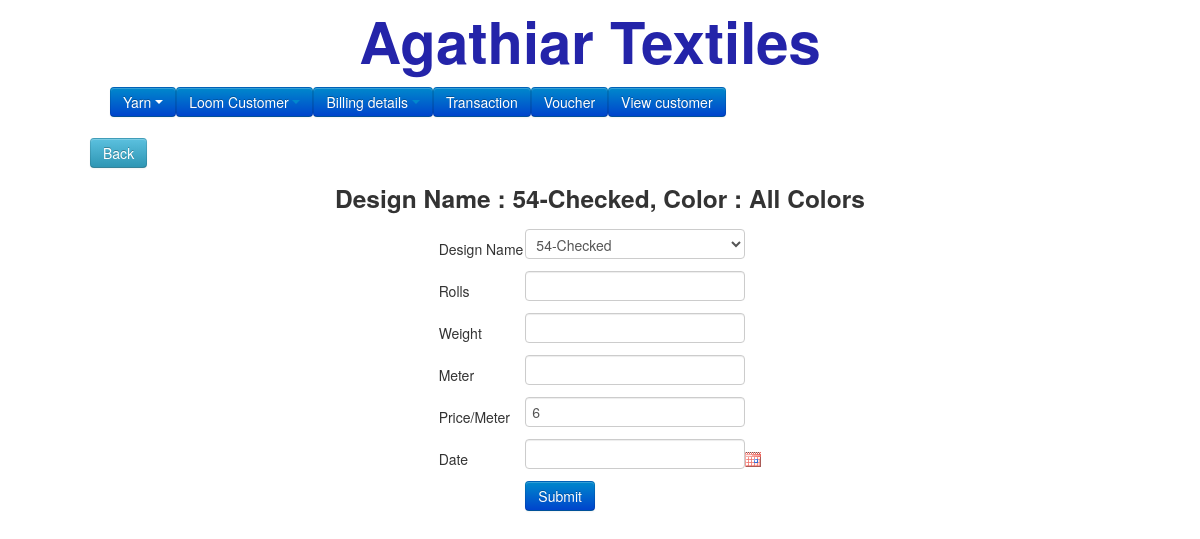
Screenshot of /return_Paavudetails.php?userid=2&paavuid=4 with the database file from the repository.
### tables this page shows
CREATE TABLE `paavus` (
  `id` int(50) NOT NULL,
  `paavuno` int(20) NOT NULL,
  `name` varchar(50) NOT NULL,
  `userid` int(50) NOT NULL,
  `price` double NOT NULL,
  `date` timestamp NOT NULL DEFAULT CURRENT_TIMESTAMP,
  `color` varchar(50) NOT NULL,
  `status` int(10) NOT NULL,
  `statusupdate` varchar(50) NOT NULL,
  `carry_paavuid` int(20) NOT NULL,
  `closeamount` double NOT NULL
);

CREATE TABLE `designs` (
  `id` int(11) NOT NULL,
  `name` varchar(50) NOT NULL,
  `fromvalue` float NOT NULL,
  `tovalue` float NOT NULL,
  `date` varchar(100) NOT NULL
);

### return_paavudetails.php (the view, shortened to what this page needs)
<?php
include('template/header.php');
$userid =$_REQUEST["userid"];
$paavuid =$_REQUEST["paavuid"];
$designs = getData('designs');
$paavus = getSingleData('paavus',$paavuid);
$edit = false;
$thread = [];
?>
<div class="back"><a href="paavudetails.php?userid=<?php echo $userid; ?>&paavuid=<?php echo $paavuid; ?>"><input type="button" value="Back" class="btn btn-info"></a></div>
<center>
<h3>Design Name : <?php echo getDataByName('designs', $paavus[0]['name'], 'name');  ?>, Color : <?php echo $paavus[0]['color']  ?> </h3>
<form  action="paavudetails.php?userid=<?php echo $userid; ?>&paavuid=<?php echo $paavuid; ?>" method="post" autocomplete="off" id="formID">
<table>
<tr><td>Design Name</td><td><select name="design" >
<?php
	foreach($designs as $key=>$val){
		if($edit == true && $val['id'] == $thread['design']){
			echo "<option value=".$val['id']." selected>".$val['name']."</option>";
		} else if($val['id'] == $paavus[0]['name']) {
			echo "<option value=".$val['id']." selected>".$val['name']."</option>";
		} else {
			echo "<option value=".$val['id'].">".$val['name']."</option>";
		}
	}
?>
</select></td></tr>
<tr><td>Rolls</td><td><input type="text" name="roles" value="<?php echo editData($thread, 'roles'); ?>" class='validate[required,custom[number]]'></td></tr>
<tr><td>Weight</td><td><input type="text" name="weight" value="<?php echo editData($thread, 'weight'); ?>" class='validate[required,custom[number]]'></td></tr>
<tr><td>Meter </td><td><input type="text" name="meter" value="<?php echo editData($thread, 'meter'); ?>" class='validate[required,custom[number]]'></td></tr>
<tr><td>Price/Meter</td><td><input type="text" name="amount" value="<?php if($edit == true) { echo editData($thread, 'amount'); } else { echo $paavus[0]['price']; } ?>" class='validate[required,custom[number]]' ></td></tr>
<tr><td>Date </td><td><input type="text" name="date" value="<?php if(empty(editData($thread, 'date'))){echo '';}else{echo date('d-m-Y',editData($thread, 'date'));} ?>" class='validate[required] datepicker'></td></tr>
<tr><td></td><td>
<input type="submit" id="submit" value="Submit" class="btn btn-primary"></td></tr>
</table>
</form>
</center>
</body>
</html>

### rows the page displays
paavus: name.name "54-Checked", color "All Colors", amount "6"

### other values shown
form field design "54-Checked"
